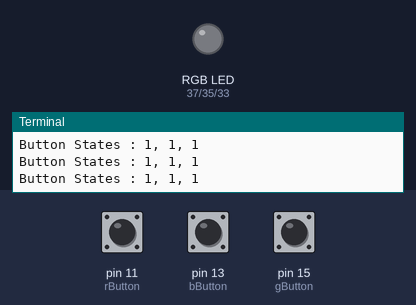
The program below on a simulated Raspberry Pi (header pin numbers). Parts: an RGB LED mixed from three pins (HIGH = lit), the last lines printed to the terminal. Inputs (shaded band) come from the test bench; at power-on: pin 11 (rButton) HIGH, pin 13 (bButton) HIGH, pin 15 (gButton) HIGH.

Above: at 1.2 s.
1.3 s: pin 11 (rButton) pulled LOW for 0.25 s
At 2.2 s:
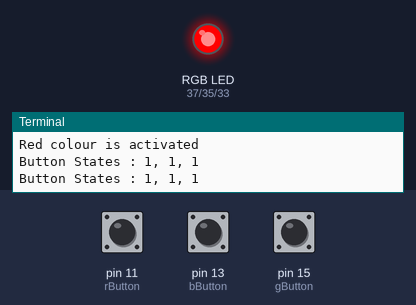
3.2 s: pin 13 (bButton) pulled LOW for 0.25 s
At 4.9 s:
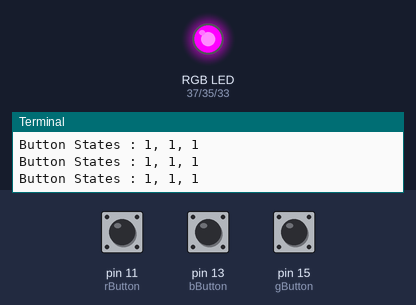
5.2 s: pin 15 (gButton) pulled LOW for 0.25 s
At 6.7 s:
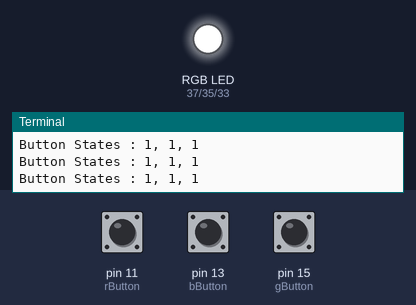
7.2 s: pin 11 (rButton) pulled LOW for 1 s
At 8.8 s:
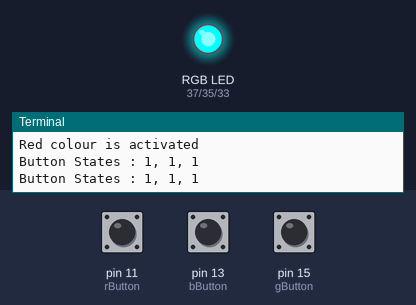
9.8 s: pin 13 (bButton) pulled LOW for 1 s
At 12.1 s:
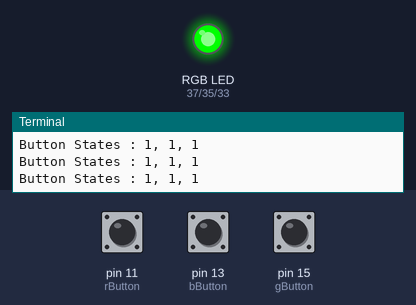
12.4 s: pin 11 (rButton) pulled LOW for 0.25 s
At 13.8 s:
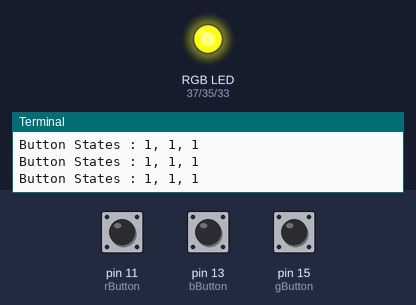
Timing chart, 0 to 15.4 s (numbered marks = the images above; inputs shaded):
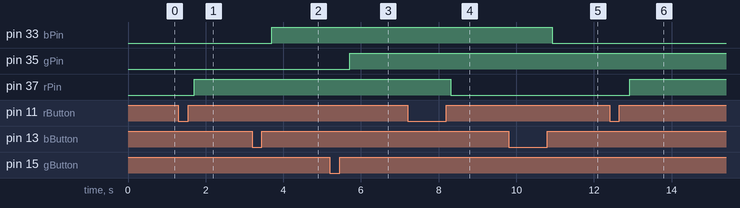

The program:

2.RGB_LED_Control_Buttons.py
```python
import RPi.GPIO as GPIO
from time import sleep

# Delete pin numbers for RGB LEDs
rPin = 37
gPin = 35
bPin = 33
rButton = 11
bButton = 13
gButton = 15

# Initial States
rLEDState = 0
gLEDState = 0
bLEDState = 0
rButtonState = 1
rButtonStateOld = 1
gButtonState = 1
gButtonStateOld = 1
bButtonState = 1
bButtonStateOld = 1

# Setup GPIOs
GPIO.setwarnings(False)
GPIO.setmode(GPIO.BOARD)
GPIO.setup(rPin, GPIO.OUT)
GPIO.setup(gPin, GPIO.OUT)
GPIO.setup(bPin, GPIO.OUT)
GPIO.setup(rButton, GPIO.IN, pull_up_down = GPIO.PUD_UP)
GPIO.setup(gButton, GPIO.IN, pull_up_down = GPIO.PUD_UP)
GPIO.setup(bButton, GPIO.IN, pull_up_down = GPIO.PUD_UP)

try:
    while True:
        # Read the current state of the buttons
        rButtonState = GPIO.input(rButton)
        gButtonState = GPIO.input(gButton)
        bButtonState = GPIO.input(bButton)
        print(f"Button States : {rButtonState}, {gButtonState}, {bButtonState}")
        sleep(0.1)

        # Check if the button is red button has changed from pressed to released
        if rButtonState == 1 and rButtonStateOld ==0 :
            print("Red colour is activated")
            # Toggle the state of the red LED
            rLEDState = not rLEDState
            # Set the output pin to the new LED state
            GPIO.output(rPin, rLEDState)

        if gButtonState == 1 and gButtonStateOld == 0:
            print("Green colour is activated")
            # Toggle the state of the Green LED
            gLEDState = not gLEDState
            # Set the output pin to the new LED state
            GPIO.output(gPin, gLEDState)

        if bButtonState == 1 and bButtonStateOld == 0:
            print("Blue colour is activated")
            # Toggle the state of the Blue LED
            bLEDState = not bLEDState
            # Set the output pin to the new LED state
            GPIO.output(bPin, bLEDState)

        # Update the previous button states
        rButtonStateOld = rButtonState
        gButtonStateOld = gButtonState
        bButtonStateOld = bButtonState

        sleep(0.1)

except KeyboardInterrupt:
    print("Keyboard Interrupt detected, Exiting Program")
finally:
    GPIO.cleanup()
```

Measured:
- after the input at 1.3 s, pin 37 (rPin): LOW → HIGH after 0.40 s
- after the input at 3.2 s, pin 33 (bPin): LOW → HIGH after 0.51 s
- after the input at 5.2 s, pin 35 (gPin): LOW → HIGH after 0.51 s
- after the input at 7.2 s, pin 37 (rPin): HIGH → LOW after 1.1 s
- after the input at 9.8 s, pin 33 (bPin): HIGH → LOW after 1.1 s
- after the input at 12.4 s, pin 37 (rPin): LOW → HIGH after 0.52 s
